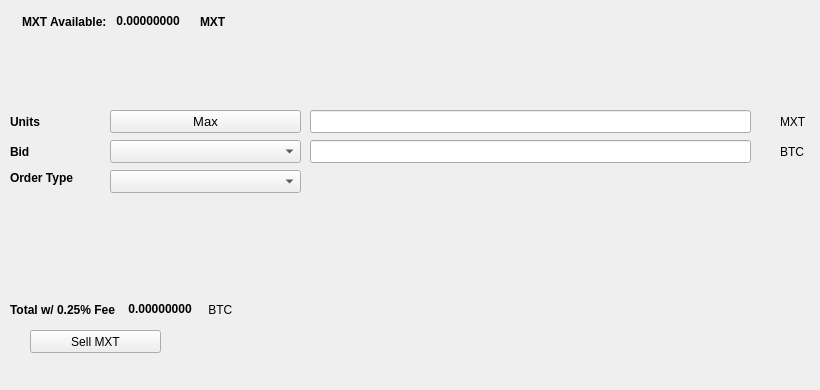
   <widget class="QWidget" name="SellTab">
    <attribute name="title">
     <string>Sell</string>
    </attribute>
    <widget class="QLabel" name="label_16">
     <property name="geometry">
      <rect>
       <x>780</x>
       <y>140</y>
       <width>31</width>
       <height>23</height>
      </rect>
     </property>
     <property name="text">
      <string>BTC</string>
     </property>
    </widget>
    <widget class="QComboBox" name="SellBidcomboBox">
     <property name="geometry">
      <rect>
       <x>110</x>
       <y>140</y>
       <width>191</width>
       <height>23</height>
      </rect>
     </property>
     <property name="font">
      <font>
       <pointsize>10</pointsize>
      </font>
     </property>
    </widget>
    <widget class="QLabel" name="label_18">
     <property name="geometry">
      <rect>
       <x>10</x>
       <y>110</y>
       <width>46</width>
       <height>23</height>
      </rect>
     </property>
     <property name="font">
      <font>
       <weight>75</weight>
       <bold>true</bold>
      </font>
     </property>
     <property name="text">
      <string>Units</string>
     </property>
    </widget>
    <widget class="QPushButton" name="Sell_Max_Amount">
     <property name="geometry">
      <rect>
       <x>110</x>
       <y>110</y>
       <width>191</width>
       <height>23</height>
      </rect>
     </property>
     <property name="font">
      <font>
       <pointsize>10</pointsize>
      </font>
     </property>
     <property name="text">
      <string>Max</string>
     </property>
    </widget>
    <widget class="QLabel" name="label_20">
     <property name="geometry">
      <rect>
       <x>10</x>
       <y>170</y>
       <width>91</width>
       <height>16</height>
      </rect>
     </property>
     <property name="font">
      <font>
       <weight>75</weight>
       <bold>true</bold>
      </font>
     </property>
     <property name="text">
      <string>Order Type</string>
     </property>
    </widget>
    <widget class="QComboBox" name="SellOrdertypeCombo">
     <property name="geometry">
      <rect>
       <x>110</x>
       <y>170</y>
       <width>191</width>
       <height>23</height>
      </rect>
     </property>
     <property name="font">
      <font>
       <pointsize>10</pointsize>
      </font>
     </property>
    </widget>
    <widget class="QLabel" name="label_21">
     <property name="geometry">
      <rect>
       <x>10</x>
       <y>140</y>
       <width>46</width>
       <height>23</height>
      </rect>
     </property>
     <property name="font">
      <font>
       <weight>75</weight>
       <bold>true</bold>
      </font>
     </property>
     <property name="text">
      <string>Bid</string>
     </property>
    </widget>
    <widget class="QLabel" name="label_22">
     <property name="geometry">
      <rect>
       <x>780</x>
       <y>110</y>
       <width>31</width>
       <height>23</height>
      </rect>
     </property>
     <property name="text">
      <string>MXT</string>
     </property>
    </widget>
    <widget class="QLineEdit" name="UnitsInputMXT">
     <property name="geometry">
      <rect>
       <x>310</x>
       <y>110</y>
       <width>441</width>
       <height>23</height>
      </rect>
     </property>
     <property name="font">
      <font>
       <pointsize>9</pointsize>
       <weight>75</weight>
       <bold>true</bold>
      </font>
     </property>
    </widget>
    <widget class="QLineEdit" name="SellBidPriceEdit">
     <property name="geometry">
      <rect>
       <x>310</x>
       <y>140</y>
       <width>441</width>
       <height>23</height>
      </rect>
     </property>
     <property name="font">
      <font>
       <pointsize>9</pointsize>
       <weight>75</weight>
       <bold>true</bold>
      </font>
     </property>
    </widget>
    <widget class="QPushButton" name="SellMXTBTN">
     <property name="geometry">
      <rect>
       <x>30</x>
       <y>330</y>
       <width>131</width>
       <height>23</height>
      </rect>
     </property>
     <property name="text">
      <string>Sell MXT</string>
     </property>
     <property name="icon">
      <iconset resource="../martex">
       <normaloff>:/icons/bitcoin</normaloff>:/icons/bitcoin</iconset>
     </property>
    </widget>
    <widget class="QWidget" name="layoutWidget3">
     <property name="geometry">
      <rect>
       <x>22</x>
       <y>12</y>
       <width>258</width>
       <height>19</height>
      </rect>
     </property>
     <layout class="QHBoxLayout" name="horizontalLayout">
      <item>
       <widget class="QLabel" name="label232_2">
        <property name="font">
         <font>
          <weight>75</weight>
          <bold>true</bold>
         </font>
        </property>
        <property name="text">
         <string>MXT Available:</string>
        </property>
       </widget>
      </item>
      <item>
       <widget class="QLabel" name="MXTAvailableLabel">
        <property name="palette">
         <palette>
          <active>
           <colorrole role="WindowText">
            <brush brushstyle="SolidPattern">
             <color alpha="255">
              <red>0</red>
              <green>0</green>
              <blue>0</blue>
             </color>
            </brush>
           </colorrole>
           <colorrole role="Button">
            <brush brushstyle="SolidPattern">
             <color alpha="255">
              <red>0</red>
              <green>170</green>
              <blue>0</blue>
             </color>
            </brush>
           </colorrole>
           <colorrole role="Light">
            <brush brushstyle="SolidPattern">
             <color alpha="255">
              <red>0</red>
              <green>255</green>
              <blue>0</blue>
             </color>
            </brush>
           </colorrole>
           <colorrole role="Midlight">
            <brush brushstyle="SolidPattern">
             <color alpha="255">
              <red>0</red>
              <green>212</green>
              <blue>0</blue>
             </color>
            </brush>
           </colorrole>
           <colorrole role="Dark">
            <brush brushstyle="SolidPattern">
             <color alpha="255">
              <red>0</red>
              <green>85</green>
              <blue>0</blue>
             </color>
            </brush>
           </colorrole>
           <colorrole role="Mid">
            <brush brushstyle="SolidPattern">
             <color alpha="255">
              <red>0</red>
              <green>113</green>
              <blue>0</blue>
             </color>
            </brush>
           </colorrole>
           <colorrole role="Text">
            <brush brushstyle="SolidPattern">
             <color alpha="255">
              <red>0</red>
              <green>170</green>
              <blue>0</blue>
             </color>
            </brush>
           </colorrole>
           <colorrole role="BrightText">
            <brush brushstyle="SolidPattern">
             <color alpha="255">
              <red>255</red>
              <green>255</green>
              <blue>255</blue>
             </color>
            </brush>
           </colorrole>
           <colorrole role="ButtonText">
            <brush brushstyle="SolidPattern">
             <color alpha="255">
              <red>0</red>
              <green>0</green>
              <blue>0</blue>
             </color>
            </brush>
           </colorrole>
           <colorrole role="Base">
            <brush brushstyle="SolidPattern">
             <color alpha="255">
              <red>255</red>
              <green>255</green>
              <blue>255</blue>
             </color>
            </brush>
           </colorrole>
           <colorrole role="Window">
            <brush brushstyle="SolidPattern">
             <color alpha="255">
              <red>0</red>
              <green>170</green>
              <blue>0</blue>
             </color>
            </brush>
           </colorrole>
           <colorrole role="Shadow">
            <brush brushstyle="SolidPattern">
             <color alpha="255">
              <red>0</red>
              <green>0</green>
              <blue>0</blue>
             </color>
            </brush>
           </colorrole>
           <colorrole role="AlternateBase">
            <brush brushstyle="SolidPattern">
             <color alpha="255">
              <red>127</red>
              <green>212</green>
              <blue>127</blue>
             </color>
            </brush>
           </colorrole>
           <colorrole role="ToolTipBase">
            <brush brushstyle="SolidPattern">
             <color alpha="255">
              <red>255</red>
              <green>255</green>
              <blue>220</blue>
             </color>
            </brush>
           </colorrole>
           <colorrole role="ToolTipText">
            <brush brushstyle="SolidPattern">
             <color alpha="255">
              <red>0</red>
              <green>0</green>
              <blue>0</blue>
             </color>
            </brush>
           </colorrole>
          </active>
          <inactive>
           <colorrole role="WindowText">
            <brush brushstyle="SolidPattern">
             <color alpha="255">
              <red>0</red>
              <green>0</green>
              <blue>0</blue>
             </color>
            </brush>
           </colorrole>
           <colorrole role="Button">
            <brush brushstyle="SolidPattern">
             <color alpha="255">
              <red>0</red>
              <green>170</green>
              <blue>0</blue>
             </color>
            </brush>
           </colorrole>
           <colorrole role="Light">
            <brush brushstyle="SolidPattern">
             <color alpha="255">
              <red>0</red>
              <green>255</green>
              <blue>0</blue>
             </color>
            </brush>
           </colorrole>
           <colorrole role="Midlight">
            <brush brushstyle="SolidPattern">
             <color alpha="255">
              <red>0</red>
              <green>212</green>
              <blue>0</blue>
             </color>
            </brush>
           </colorrole>
           <colorrole role="Dark">
            <brush brushstyle="SolidPattern">
             <color alpha="255">
              <red>0</red>
              <green>85</green>
              <blue>0</blue>
             </color>
            </brush>
           </colorrole>
           <colorrole role="Mid">
            <brush brushstyle="SolidPattern">
             <color alpha="255">
              <red>0</red>
              <green>113</green>
              <blue>0</blue>
             </color>
            </brush>
           </colorrole>
           <colorrole role="Text">
            <brush brushstyle="SolidPattern">
             <color alpha="255">
              <red>0</red>
              <green>170</green>
              <blue>0</blue>
             </color>
            </brush>
           </colorrole>
           <colorrole role="BrightText">
            <brush brushstyle="SolidPattern">
             <color alpha="255">
              <red>255</red>
              <green>255</green>
              <blue>255</blue>
             </color>
            </brush>
           </colorrole>
           <colorrole role="ButtonText">
            <brush brushstyle="SolidPattern">
             <color alpha="255">
              <red>0</red>
              <green>0</green>
              <blue>0</blue>
             </color>
            </brush>
           </colorrole>
           <colorrole role="Base">
            <brush brushstyle="SolidPattern">
             <color alpha="255">
              <red>255</red>
              <green>255</green>
              <blue>255</blue>
             </color>
            </brush>
           </colorrole>
           <colorrole role="Window">
            <brush brushstyle="SolidPattern">
             <color alpha="255">
              <red>0</red>
              <green>170</green>
              <blue>0</blue>
             </color>
            </brush>
           </colorrole>
           <colorrole role="Shadow">
            <brush brushstyle="SolidPattern">
             <color alpha="255">
              <red>0</red>
              <green>0</green>
              <blue>0</blue>
             </color>
            </brush>
           </colorrole>
           <colorrole role="AlternateBase">
            <brush brushstyle="SolidPattern">
             <color alpha="255">
              <red>127</red>
              <green>212</green>
              <blue>127</blue>
             </color>
            </brush>
           </colorrole>
           <colorrole role="ToolTipBase">
            <brush brushstyle="SolidPattern">
             <color alpha="255">
              <red>255</red>
              <green>255</green>
              <blue>220</blue>
             </color>
            </brush>
           </colorrole>
           <colorrole role="ToolTipText">
            <brush brushstyle="SolidPattern">
             <color alpha="255">
              <red>0</red>
              <green>0</green>
              <blue>0</blue>
             </color>
            </brush>
           </colorrole>
          </inactive>
          <disabled>
           <colorrole role="WindowText">
            <brush brushstyle="SolidPattern">
             <color alpha="255">
              <red>0</red>
              <green>85</green>
              <blue>0</blue>
             </color>
            </brush>
           </colorrole>
           <colorrole role="Button">
            <brush brushstyle="SolidPattern">
             <color alpha="255">
              <red>0</red>
              <green>170</green>
              <blue>0</blue>
             </color>
            </brush>
           </colorrole>
           <colorrole role="Light">
            <brush brushstyle="SolidPattern">
             <color alpha="255">
              <red>0</red>
              <green>255</green>
              <blue>0</blue>
             </color>
            </brush>
           </colorrole>
           <colorrole role="Midlight">
            <brush brushstyle="SolidPattern">
             <color alpha="255">
              <red>0</red>
              <green>212</green>
              <blue>0</blue>
             </color>
            </brush>
           </colorrole>
           <colorrole role="Dark">
            <brush brushstyle="SolidPattern">
             <color alpha="255">
              <red>0</red>
              <green>85</green>
              <blue>0</blue>
             </color>
            </brush>
           </colorrole>
           <colorrole role="Mid">
            <brush brushstyle="SolidPattern">
             <color alpha="255">
              <red>0</red>
              <green>113</green>
              <blue>0</blue>
             </color>
            </brush>
           </colorrole>
           <colorrole role="Text">
            <brush brushstyle="SolidPattern">
             <color alpha="255">
              <red>0</red>
              <green>85</green>
              <blue>0</blue>
             </color>
            </brush>
           </colorrole>
           <colorrole role="BrightText">
            <brush brushstyle="SolidPattern">
             <color alpha="255">
              <red>255</red>
              <green>255</green>
              <blue>255</blue>
             </color>
            </brush>
           </colorrole>
           <colorrole role="ButtonText">
            <brush brushstyle="SolidPattern">
             <color alpha="255">
              <red>0</red>
              <green>85</green>
              <blue>0</blue>
             </color>
            </brush>
           </colorrole>
           <colorrole role="Base">
            <brush brushstyle="SolidPattern">
             <color alpha="255">
              <red>0</red>
              <green>170</green>
              <blue>0</blue>
             </color>
            </brush>
           </colorrole>
           <colorrole role="Window">
            <brush brushstyle="SolidPattern">
             <color alpha="255">
              <red>0</red>
              <green>170</green>
              <blue>0</blue>
             </color>
            </brush>
           </colorrole>
           <colorrole role="Shadow">
            <brush brushstyle="SolidPattern">
             <color alpha="255">
              <red>0</red>
              <green>0</green>
              <blue>0</blue>
             </color>
            </brush>
           </colorrole>
           <colorrole role="AlternateBase">
            <brush brushstyle="SolidPattern">
             <color alpha="255">
              <red>0</red>
              <green>170</green>
              <blue>0</blue>
             </color>
            </brush>
           </colorrole>
           <colorrole role="ToolTipBase">
            <brush brushstyle="SolidPattern">
             <color alpha="255">
              <red>255</red>
              <green>255</green>
              <blue>220</blue>
             </color>
            </brush>
           </colorrole>
           <colorrole role="ToolTipText">
            <brush brushstyle="SolidPattern">
             <color alpha="255">
              <red>0</red>
              <green>0</green>
              <blue>0</blue>
             </color>
            </brush>
           </colorrole>
          </disabled>
         </palette>
        </property>
        <property name="font">
         <font>
          <weight>75</weight>
          <bold>true</bold>
         </font>
        </property>
        <property name="text">
         <string> 0.00000000 </string>
        </property>
        <property name="textInteractionFlags">
         <set>Qt::LinksAccessibleByMouse|Qt::TextSelectableByKeyboard|Qt::TextSelectableByMouse</set>
        </property>
       </widget>
      </item>
      <item>
       <widget class="QLabel" name="labelMXT">
        <property name="font">
         <font>
          <weight>75</weight>
          <bold>true</bold>
         </font>
        </property>
        <property name="text">
         <string>MXT</string>
        </property>
       </widget>
      </item>
     </layout>
    </widget>
    <widget class="QWidget" name="layoutWidget">
     <property name="geometry">
      <rect>
       <x>10</x>
       <y>300</y>
       <width>268</width>
       <height>19</height>
      </rect>
     </property>
     <layout class="QHBoxLayout" name="horizontalLayout_2">
      <item>
       <widget class="QLabel" name="label_19">
        <property name="font">
         <font>
          <weight>75</weight>
          <bold>true</bold>
         </font>
        </property>
        <property name="text">
         <string>Total w/ 0.25% Fee </string>
        </property>
       </widget>
      </item>
      <item>
       <widget class="QLabel" name="SellCostLabel">
        <property name="palette">
         <palette>
          <active>
           <colorrole role="WindowText">
            <brush brushstyle="SolidPattern">
             <color alpha="255">
              <red>0</red>
              <green>0</green>
              <blue>0</blue>
             </color>
            </brush>
           </colorrole>
           <colorrole role="Button">
            <brush brushstyle="SolidPattern">
             <color alpha="255">
              <red>0</red>
              <green>170</green>
              <blue>0</blue>
             </color>
            </brush>
           </colorrole>
           <colorrole role="Light">
            <brush brushstyle="SolidPattern">
             <color alpha="255">
              <red>0</red>
              <green>255</green>
              <blue>0</blue>
             </color>
            </brush>
           </colorrole>
           <colorrole role="Midlight">
            <brush brushstyle="SolidPattern">
             <color alpha="255">
              <red>0</red>
              <green>212</green>
              <blue>0</blue>
             </color>
            </brush>
           </colorrole>
           <colorrole role="Dark">
            <brush brushstyle="SolidPattern">
             <color alpha="255">
              <red>0</red>
              <green>85</green>
              <blue>0</blue>
             </color>
            </brush>
           </colorrole>
           <colorrole role="Mid">
            <brush brushstyle="SolidPattern">
             <color alpha="255">
              <red>0</red>
              <green>113</green>
              <blue>0</blue>
             </color>
            </brush>
           </colorrole>
           <colorrole role="Text">
            <brush brushstyle="SolidPattern">
             <color alpha="255">
              <red>0</red>
              <green>170</green>
              <blue>0</blue>
             </color>
            </brush>
           </colorrole>
           <colorrole role="BrightText">
            <brush brushstyle="SolidPattern">
             <color alpha="255">
              <red>255</red>
              <green>255</green>
              <blue>255</blue>
             </color>
            </brush>
           </colorrole>
           <colorrole role="ButtonText">
            <brush brushstyle="SolidPattern">
             <color alpha="255">
              <red>0</red>
              <green>0</green>
              <blue>0</blue>
             </color>
            </brush>
           </colorrole>
           <colorrole role="Base">
            <brush brushstyle="SolidPattern">
             <color alpha="255">
              <red>255</red>
              <green>255</green>
              <blue>255</blue>
             </color>
            </brush>
           </colorrole>
           <colorrole role="Window">
            <brush brushstyle="SolidPattern">
             <color alpha="255">
              <red>0</red>
              <green>170</green>
              <blue>0</blue>
             </color>
            </brush>
           </colorrole>
           <colorrole role="Shadow">
            <brush brushstyle="SolidPattern">
             <color alpha="255">
              <red>0</red>
              <green>0</green>
              <blue>0</blue>
             </color>
            </brush>
           </colorrole>
           <colorrole role="AlternateBase">
            <brush brushstyle="SolidPattern">
             <color alpha="255">
              <red>127</red>
              <green>212</green>
              <blue>127</blue>
             </color>
            </brush>
           </colorrole>
           <colorrole role="ToolTipBase">
            <brush brushstyle="SolidPattern">
             <color alpha="255">
              <red>255</red>
              <green>255</green>
              <blue>220</blue>
             </color>
            </brush>
           </colorrole>
           <colorrole role="ToolTipText">
            <brush brushstyle="SolidPattern">
             <color alpha="255">
              <red>0</red>
              <green>0</green>
              <blue>0</blue>
             </color>
            </brush>
           </colorrole>
          </active>
          <inactive>
           <colorrole role="WindowText">
            <brush brushstyle="SolidPattern">
             <color alpha="255">
              <red>0</red>
              <green>0</green>
              <blue>0</blue>
             </color>
            </brush>
           </colorrole>
           <colorrole role="Button">
            <brush brushstyle="SolidPattern">
             <color alpha="255">
              <red>0</red>
              <green>170</green>
              <blue>0</blue>
             </color>
            </brush>
           </colorrole>
           <colorrole role="Light">
            <brush brushstyle="SolidPattern">
             <color alpha="255">
              <red>0</red>
              <green>255</green>
              <blue>0</blue>
             </color>
            </brush>
           </colorrole>
           <colorrole role="Midlight">
            <brush brushstyle="SolidPattern">
             <color alpha="255">
              <red>0</red>
              <green>212</green>
              <blue>0</blue>
             </color>
            </brush>
           </colorrole>
           <colorrole role="Dark">
            <brush brushstyle="SolidPattern">
             <color alpha="255">
              <red>0</red>
              <green>85</green>
              <blue>0</blue>
             </color>
            </brush>
           </colorrole>
           <colorrole role="Mid">
            <brush brushstyle="SolidPattern">
             <color alpha="255">
              <red>0</red>
              <green>113</green>
              <blue>0</blue>
             </color>
            </brush>
           </colorrole>
           <colorrole role="Text">
            <brush brushstyle="SolidPattern">
             <color alpha="255">
              <red>0</red>
              <green>170</green>
              <blue>0</blue>
             </color>
            </brush>
           </colorrole>
           <colorrole role="BrightText">
            <brush brushstyle="SolidPattern">
             <color alpha="255">
              <red>255</red>
              <green>255</green>
              <blue>255</blue>
             </color>
            </brush>
           </colorrole>
           <colorrole role="ButtonText">
            <brush brushstyle="SolidPattern">
             <color alpha="255">
              <red>0</red>
              <green>0</green>
              <blue>0</blue>
             </color>
            </brush>
           </colorrole>
           <colorrole role="Base">
            <brush brushstyle="SolidPattern">
             <color alpha="255">
              <red>255</red>
              <green>255</green>
              <blue>255</blue>
             </color>
            </brush>
           </colorrole>
           <colorrole role="Window">
            <brush brushstyle="SolidPattern">
             <color alpha="255">
              <red>0</red>
              <green>170</green>
              <blue>0</blue>
             </color>
            </brush>
           </colorrole>
           <colorrole role="Shadow">
            <brush brushstyle="SolidPattern">
             <color alpha="255">
              <red>0</red>
              <green>0</green>
              <blue>0</blue>
             </color>
            </brush>
           </colorrole>
           <colorrole role="AlternateBase">
            <brush brushstyle="SolidPattern">
             <color alpha="255">
              <red>127</red>
              <green>212</green>
              <blue>127</blue>
             </color>
            </brush>
           </colorrole>
           <colorrole role="ToolTipBase">
            <brush brushstyle="SolidPattern">
             <color alpha="255">
              <red>255</red>
              <green>255</green>
              <blue>220</blue>
             </color>
            </brush>
           </colorrole>
           <colorrole role="ToolTipText">
            <brush brushstyle="SolidPattern">
             <color alpha="255">
              <red>0</red>
              <green>0</green>
              <blue>0</blue>
             </color>
            </brush>
           </colorrole>
          </inactive>
          <disabled>
           <colorrole role="WindowText">
            <brush brushstyle="SolidPattern">
             <color alpha="255">
              <red>0</red>
              <green>85</green>
              <blue>0</blue>
             </color>
            </brush>
           </colorrole>
           <colorrole role="Button">
            <brush brushstyle="SolidPattern">
             <color alpha="255">
              <red>0</red>
              <green>170</green>
              <blue>0</blue>
             </color>
            </brush>
           </colorrole>
           <colorrole role="Light">
            <brush brushstyle="SolidPattern">
             <color alpha="255">
              <red>0</red>
              <green>255</green>
              <blue>0</blue>
             </color>
            </brush>
           </colorrole>
           <colorrole role="Midlight">
            <brush brushstyle="SolidPattern">
             <color alpha="255">
              <red>0</red>
              <green>212</green>
              <blue>0</blue>
             </color>
            </brush>
           </colorrole>
           <colorrole role="Dark">
            <brush brushstyle="SolidPattern">
             <color alpha="255">
              <red>0</red>
              <green>85</green>
              <blue>0</blue>
             </color>
            </brush>
           </colorrole>
           <colorrole role="Mid">
            <brush brushstyle="SolidPattern">
             <color alpha="255">
              <red>0</red>
              <green>113</green>
              <blue>0</blue>
             </color>
            </brush>
           </colorrole>
           <colorrole role="Text">
            <brush brushstyle="SolidPattern">
             <color alpha="255">
              <red>0</red>
              <green>85</green>
              <blue>0</blue>
             </color>
            </brush>
           </colorrole>
           <colorrole role="BrightText">
            <brush brushstyle="SolidPattern">
             <color alpha="255">
              <red>255</red>
              <green>255</green>
              <blue>255</blue>
             </color>
            </brush>
           </colorrole>
           <colorrole role="ButtonText">
            <brush brushstyle="SolidPattern">
             <color alpha="255">
              <red>0</red>
              <green>85</green>
              <blue>0</blue>
             </color>
            </brush>
           </colorrole>
           <colorrole role="Base">
            <brush brushstyle="SolidPattern">
             <color alpha="255">
              <red>0</red>
              <green>170</green>
              <blue>0</blue>
             </color>
            </brush>
           </colorrole>
           <colorrole role="Window">
            <brush brushstyle="SolidPattern">
             <color alpha="255">
              <red>0</red>
              <green>170</green>
              <blue>0</blue>
             </color>
            </brush>
           </colorrole>
           <colorrole role="Shadow">
            <brush brushstyle="SolidPattern">
             <color alpha="255">
              <red>0</red>
              <green>0</green>
              <blue>0</blue>
             </color>
            </brush>
           </colorrole>
           <colorrole role="AlternateBase">
            <brush brushstyle="SolidPattern">
             <color alpha="255">
              <red>0</red>
              <green>170</green>
              <blue>0</blue>
             </color>
            </brush>
           </colorrole>
           <colorrole role="ToolTipBase">
            <brush brushstyle="SolidPattern">
             <color alpha="255">
              <red>255</red>
              <green>255</green>
              <blue>220</blue>
             </color>
            </brush>
           </colorrole>
           <colorrole role="ToolTipText">
            <brush brushstyle="SolidPattern">
             <color alpha="255">
              <red>0</red>
              <green>0</green>
              <blue>0</blue>
             </color>
            </brush>
           </colorrole>
          </disabled>
         </palette>
        </property>
        <property name="font">
         <font>
          <weight>75</weight>
          <bold>true</bold>
         </font>
        </property>
        <property name="autoFillBackground">
         <bool>false</bool>
        </property>
        <property name="text">
         <string> 0.00000000</string>
        </property>
        <property name="textInteractionFlags">
         <set>Qt::LinksAccessibleByMouse|Qt::TextSelectableByMouse</set>
        </property>
       </widget>
      </item>
      <item>
       <widget class="QLabel" name="label_17">
        <property name="font">
         <font>
          <weight>50</weight>
          <bold>false</bold>
         </font>
        </property>
        <property name="text">
         <string> BTC</string>
        </property>
       </widget>
      </item>
     </layout>
    </widget>
    <widget class="QLabel" name="label_23">
     <property name="geometry">
      <rect>
       <x>460</x>
       <y>300</y>
       <width>281</width>
       <height>81</height>
      </rect>
     </property>
     <property name="text">
      <string/>
     </property>
     <property name="pixmap">
      <pixmap>:/images/bittrex</pixmap>
     </property>
    </widget>
   </widget>
